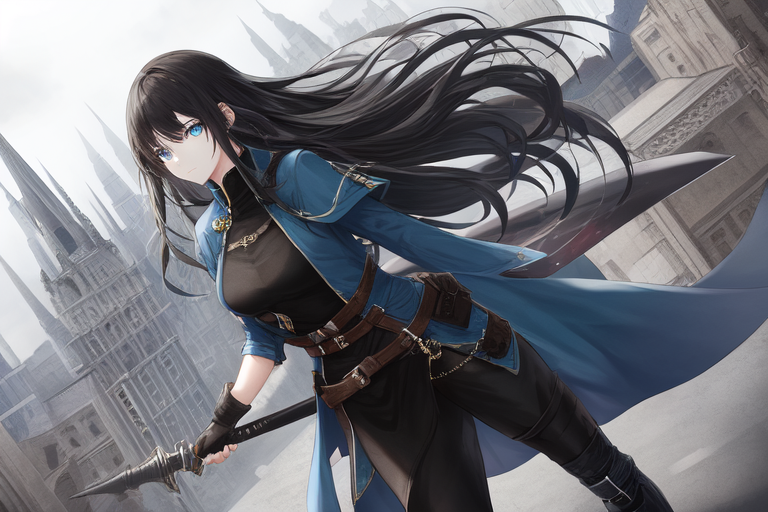
#> input picture Images/isa1.png, 768 x 512 px, found by its file name
$ python pixelarRegion.py
#> lines starting #> are read from the running program, lines starting #| are printed output that depends on the picture
#> further down, img is the input picture: shape (512, 768, 3); mean B, G, R 122.6, 116.5, 115.5
import cv2
import numpy as np

def pixelate_image(image, pixel_size):
    # Obtener las dimensiones de la imagen
#> called with pixel_size = 15
    height, width = image.shape[:2]
#> height = 512; width = 768

    # Dividir la imagen en bloques de tamaño 'pixel_size'
    for y in range(0, height, pixel_size):
        for x in range(0, width, pixel_size):
            # Obtener el bloque en el área actual
            block = image[y:y + pixel_size, x:x + pixel_size]

            # Calcular el color promedio en el bloque
            average_color = block.mean(axis=(0, 1))

            # Asignar el color promedio a todo el bloque
            image[y:y + pixel_size, x:x + pixel_size] = average_color
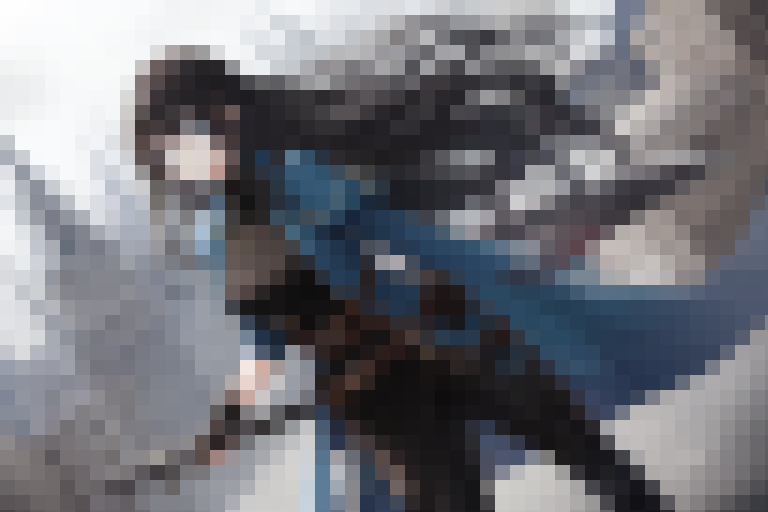
#> image: shape (512, 768, 3); mean B, G, R 122.1, 116, 115

    return image


def pixelate_image_roi(image, pixel_size,roi):

    color = np.copy(image)
    image = pixelate_image(image, pixel_size)
    color[roi[1]:roi[1] + roi[3], roi[0]:roi[0] + roi[2]] = image[roi[1]:roi[1] + roi[3], roi[0]:roi[0] + roi[2]]
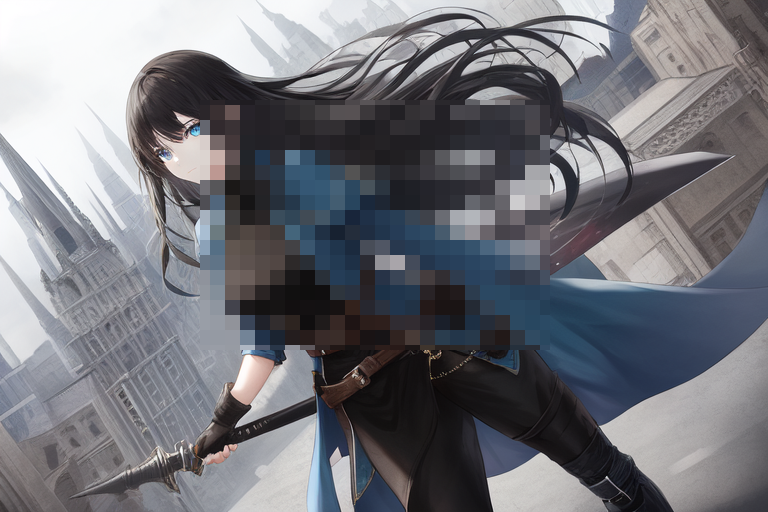
#> color: shape (512, 768, 3); mean B, G, R 122.6, 116.4, 115.5

    return color

img = cv2.imread('Images/isa1.png')
cv2.imshow("img",img)
cv2.waitKey(0)
copia = np.copy(img)

roi=(200,100,350,250)

result = pixelate_image_roi(copia, 15,roi)

cv2.imshow("pixelada",result)
cv2.waitKey(0)
cv2.imshow("img",img)
cv2.waitKey(0)
